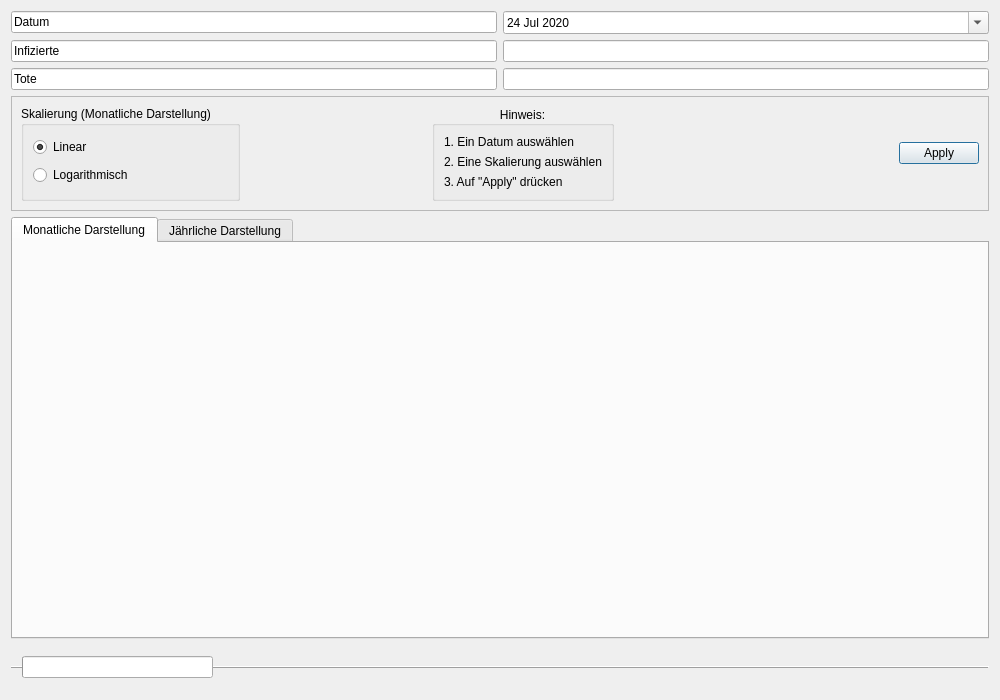
<?xml version="1.0" encoding="UTF-8"?>
<ui version="4.0">
 <class>Moldawien</class>
 <widget class="QDialog" name="Moldawien">
  <property name="geometry">
   <rect>
    <x>0</x>
    <y>0</y>
    <width>1000</width>
    <height>700</height>
   </rect>
  </property>
  <property name="windowTitle">
   <string>Moldawien</string>
  </property>
  <layout class="QGridLayout" name="gridLayout_3">
   <item row="0" column="0">
    <layout class="QGridLayout" name="gridLayout">
     <item row="4" column="3">
      <widget class="QLineEdit" name="lineEdit_4">
       <property name="readOnly">
        <bool>true</bool>
       </property>
      </widget>
     </item>
     <item row="2" column="0">
      <widget class="QLineEdit" name="lineEdit_3">
       <property name="text">
        <string>Datum</string>
       </property>
       <property name="readOnly">
        <bool>true</bool>
       </property>
      </widget>
     </item>
     <item row="5" column="0">
      <widget class="QLineEdit" name="lineEdit_5">
       <property name="text">
        <string>Tote</string>
       </property>
       <property name="readOnly">
        <bool>true</bool>
       </property>
      </widget>
     </item>
     <item row="4" column="0">
      <widget class="QLineEdit" name="lineEdit">
       <property name="text">
        <string>Infizierte</string>
       </property>
       <property name="readOnly">
        <bool>true</bool>
       </property>
      </widget>
     </item>
     <item row="5" column="3">
      <widget class="QLineEdit" name="lineEdit_6">
       <property name="readOnly">
        <bool>true</bool>
       </property>
      </widget>
     </item>
     <item row="2" column="3">
      <widget class="QDateEdit" name="dateEdit">
       <property name="readOnly">
        <bool>false</bool>
       </property>
       <property name="buttonSymbols">
        <enum>QAbstractSpinBox::NoButtons</enum>
       </property>
       <property name="accelerated">
        <bool>false</bool>
       </property>
       <property name="minimumDateTime">
        <datetime>
         <hour>0</hour>
         <minute>0</minute>
         <second>0</second>
         <year>2020</year>
         <month>1</month>
         <day>1</day>
        </datetime>
       </property>
       <property name="currentSection">
        <enum>QDateTimeEdit::DaySection</enum>
       </property>
       <property name="calendarPopup">
        <bool>true</bool>
       </property>
       <property name="timeSpec">
        <enum>Qt::LocalTime</enum>
       </property>
       <property name="date">
        <date>
         <year>2020</year>
         <month>7</month>
         <day>24</day>
        </date>
       </property>
      </widget>
     </item>
    </layout>
   </item>
   <item row="5" column="0">
    <layout class="QVBoxLayout" name="verticalLayout">
     <item>
      <widget class="QTabWidget" name="tabWidget">
       <property name="currentIndex">
        <number>0</number>
       </property>
       <widget class="QWidget" name="tab">
        <attribute name="title">
         <string>Monatliche Darstellung</string>
        </attribute>
        <layout class="QGridLayout" name="gridLayout_2">
         <item row="0" column="0">
          <layout class="QVBoxLayout" name="verticalLayout_3"/>
         </item>
        </layout>
       </widget>
       <widget class="QWidget" name="Tab_2">
        <attribute name="title">
         <string>Jährliche Darstellung</string>
        </attribute>
        <layout class="QVBoxLayout" name="verticalLayout_5">
         <item>
          <layout class="QVBoxLayout" name="verticalLayout_4"/>
         </item>
        </layout>
       </widget>
      </widget>
     </item>
    </layout>
   </item>
   <item row="2" column="0">
    <widget class="QFrame" name="frame">
     <property name="frameShape">
      <enum>QFrame::StyledPanel</enum>
     </property>
     <property name="frameShadow">
      <enum>QFrame::Raised</enum>
     </property>
     <layout class="QGridLayout" name="gridLayout_4">
      <item row="0" column="0">
       <widget class="QGroupBox" name="groupBox">
        <property name="enabled">
         <bool>true</bool>
        </property>
        <property name="title">
         <string>Skalierung (Monatliche Darstellung)</string>
        </property>
        <property name="flat">
         <bool>false</bool>
        </property>
        <property name="checkable">
         <bool>false</bool>
        </property>
        <layout class="QVBoxLayout" name="verticalLayout_6">
         <item>
          <widget class="QRadioButton" name="skalaLiear">
           <property name="text">
            <string>Linear</string>
           </property>
           <property name="checked">
            <bool>true</bool>
           </property>
          </widget>
         </item>
         <item>
          <widget class="QRadioButton" name="skalaLogarithm">
           <property name="text">
            <string>Logarithmisch</string>
           </property>
          </widget>
         </item>
        </layout>
       </widget>
      </item>
      <item row="0" column="6">
       <widget class="QDialogButtonBox" name="buttonBox">
        <property name="standardButtons">
         <set>QDialogButtonBox::Apply</set>
        </property>
        <property name="centerButtons">
         <bool>false</bool>
        </property>
       </widget>
      </item>
      <item row="0" column="4">
       <widget class="QGroupBox" name="groupBox_2">
        <property name="title">
         <string>Hinweis:</string>
        </property>
        <property name="alignment">
         <set>Qt::AlignCenter</set>
        </property>
        <property name="flat">
         <bool>false</bool>
        </property>
        <layout class="QGridLayout" name="gridLayout_6">
         <item row="0" column="0">
          <widget class="QLabel" name="label">
           <property name="text">
            <string>1. Ein Datum auswählen</string>
           </property>
          </widget>
         </item>
         <item row="1" column="0">
          <widget class="QLabel" name="label_2">
           <property name="text">
            <string>2. Eine Skalierung auswählen</string>
           </property>
          </widget>
         </item>
         <item row="2" column="0">
          <widget class="QLabel" name="label_3">
           <property name="text">
            <string>3. Auf &quot;Apply&quot; drücken</string>
           </property>
          </widget>
         </item>
        </layout>
       </widget>
      </item>
      <item row="0" column="1">
       <spacer name="horizontalSpacer">
        <property name="orientation">
         <enum>Qt::Horizontal</enum>
        </property>
        <property name="sizeHint" stdset="0">
         <size>
          <width>40</width>
          <height>20</height>
         </size>
        </property>
       </spacer>
      </item>
      <item row="0" column="2">
       <widget class="Line" name="line">
        <property name="orientation">
         <enum>Qt::Horizontal</enum>
        </property>
       </widget>
      </item>
      <item row="0" column="5">
       <spacer name="horizontalSpacer_2">
        <property name="orientation">
         <enum>Qt::Horizontal</enum>
        </property>
        <property name="sizeHint" stdset="0">
         <size>
          <width>40</width>
          <height>20</height>
         </size>
        </property>
       </spacer>
      </item>
     </layout>
    </widget>
   </item>
   <item row="6" column="0">
    <widget class="QFrame" name="frame_2">
     <property name="frameShape">
      <enum>QFrame::HLine</enum>
     </property>
     <property name="frameShadow">
      <enum>QFrame::Raised</enum>
     </property>
     <layout class="QGridLayout" name="gridLayout_5">
      <item row="0" column="3">
       <spacer name="horizontalSpacer_4">
        <property name="orientation">
         <enum>Qt::Horizontal</enum>
        </property>
        <property name="sizeHint" stdset="0">
         <size>
          <width>40</width>
          <height>20</height>
         </size>
        </property>
       </spacer>
      </item>
      <item row="0" column="0">
       <widget class="QProgressBar" name="progressBar">
        <property name="value">
         <number>0</number>
        </property>
        <property name="textVisible">
         <bool>false</bool>
        </property>
        <property name="orientation">
         <enum>Qt::Horizontal</enum>
        </property>
       </widget>
      </item>
      <item row="0" column="4">
       <spacer name="horizontalSpacer_3">
        <property name="orientation">
         <enum>Qt::Horizontal</enum>
        </property>
        <property name="sizeHint" stdset="0">
         <size>
          <width>40</width>
          <height>20</height>
         </size>
        </property>
       </spacer>
      </item>
      <item row="0" column="2">
       <spacer name="horizontalSpacer_5">
        <property name="orientation">
         <enum>Qt::Horizontal</enum>
        </property>
        <property name="sizeHint" stdset="0">
         <size>
          <width>40</width>
          <height>20</height>
         </size>
        </property>
       </spacer>
      </item>
      <item row="0" column="1">
       <spacer name="horizontalSpacer_6">
        <property name="orientation">
         <enum>Qt::Horizontal</enum>
        </property>
        <property name="sizeHint" stdset="0">
         <size>
          <width>40</width>
          <height>20</height>
         </size>
        </property>
       </spacer>
      </item>
     </layout>
    </widget>
   </item>
  </layout>
 </widget>
 <resources/>
 <connections/>
</ui>
